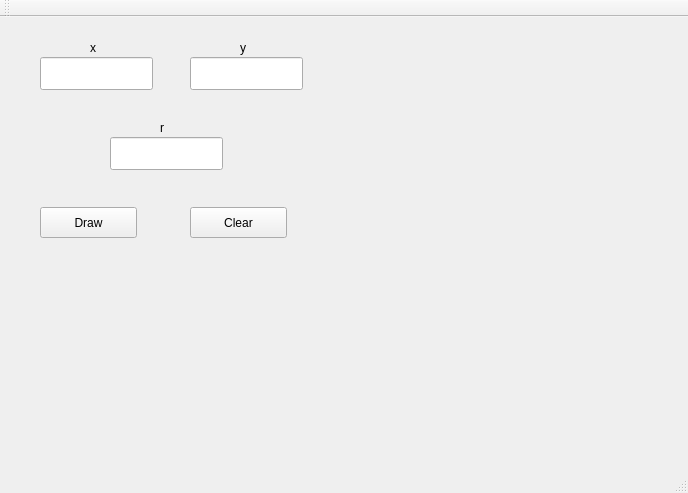
<?xml version="1.0" encoding="UTF-8"?>
<ui version="4.0">
 <class>circle</class>
 <widget class="QMainWindow" name="circle">
  <property name="geometry">
   <rect>
    <x>0</x>
    <y>0</y>
    <width>688</width>
    <height>493</height>
   </rect>
  </property>
  <property name="windowTitle">
   <string>circle</string>
  </property>
  <widget class="QWidget" name="centralWidget">
   <widget class="QLineEdit" name="lineEdit">
    <property name="geometry">
     <rect>
      <x>40</x>
      <y>40</y>
      <width>113</width>
      <height>33</height>
     </rect>
    </property>
   </widget>
   <widget class="QLineEdit" name="lineEdit_2">
    <property name="geometry">
     <rect>
      <x>190</x>
      <y>40</y>
      <width>113</width>
      <height>33</height>
     </rect>
    </property>
   </widget>
   <widget class="QLabel" name="label">
    <property name="geometry">
     <rect>
      <x>90</x>
      <y>20</y>
      <width>65</width>
      <height>21</height>
     </rect>
    </property>
    <property name="text">
     <string>x</string>
    </property>
   </widget>
   <widget class="QLabel" name="label_2">
    <property name="geometry">
     <rect>
      <x>240</x>
      <y>20</y>
      <width>65</width>
      <height>21</height>
     </rect>
    </property>
    <property name="text">
     <string>y</string>
    </property>
   </widget>
   <widget class="QLineEdit" name="lineEdit_3">
    <property name="geometry">
     <rect>
      <x>110</x>
      <y>120</y>
      <width>113</width>
      <height>33</height>
     </rect>
    </property>
   </widget>
   <widget class="QLabel" name="label_3">
    <property name="geometry">
     <rect>
      <x>160</x>
      <y>100</y>
      <width>65</width>
      <height>21</height>
     </rect>
    </property>
    <property name="text">
     <string>r</string>
    </property>
   </widget>
   <widget class="QPushButton" name="pushButton">
    <property name="geometry">
     <rect>
      <x>40</x>
      <y>190</y>
      <width>97</width>
      <height>31</height>
     </rect>
    </property>
    <property name="text">
     <string>Draw</string>
    </property>
   </widget>
   <widget class="QPushButton" name="pushButton_2">
    <property name="geometry">
     <rect>
      <x>190</x>
      <y>190</y>
      <width>97</width>
      <height>31</height>
     </rect>
    </property>
    <property name="text">
     <string>Clear</string>
    </property>
   </widget>
   <widget class="QLabel" name="label_4">
    <property name="geometry">
     <rect>
      <x>310</x>
      <y>20</y>
      <width>361</width>
      <height>341</height>
     </rect>
    </property>
    <property name="text">
     <string/>
    </property>
   </widget>
  </widget>
  <widget class="QMenuBar" name="menuBar">
   <property name="geometry">
    <rect>
     <x>0</x>
     <y>0</y>
     <width>688</width>
     <height>27</height>
    </rect>
   </property>
  </widget>
  <widget class="QToolBar" name="mainToolBar">
   <attribute name="toolBarArea">
    <enum>TopToolBarArea</enum>
   </attribute>
   <attribute name="toolBarBreak">
    <bool>false</bool>
   </attribute>
  </widget>
  <widget class="QStatusBar" name="statusBar"/>
 </widget>
 <layoutdefault spacing="6" margin="11"/>
 <resources/>
 <connections/>
</ui>
